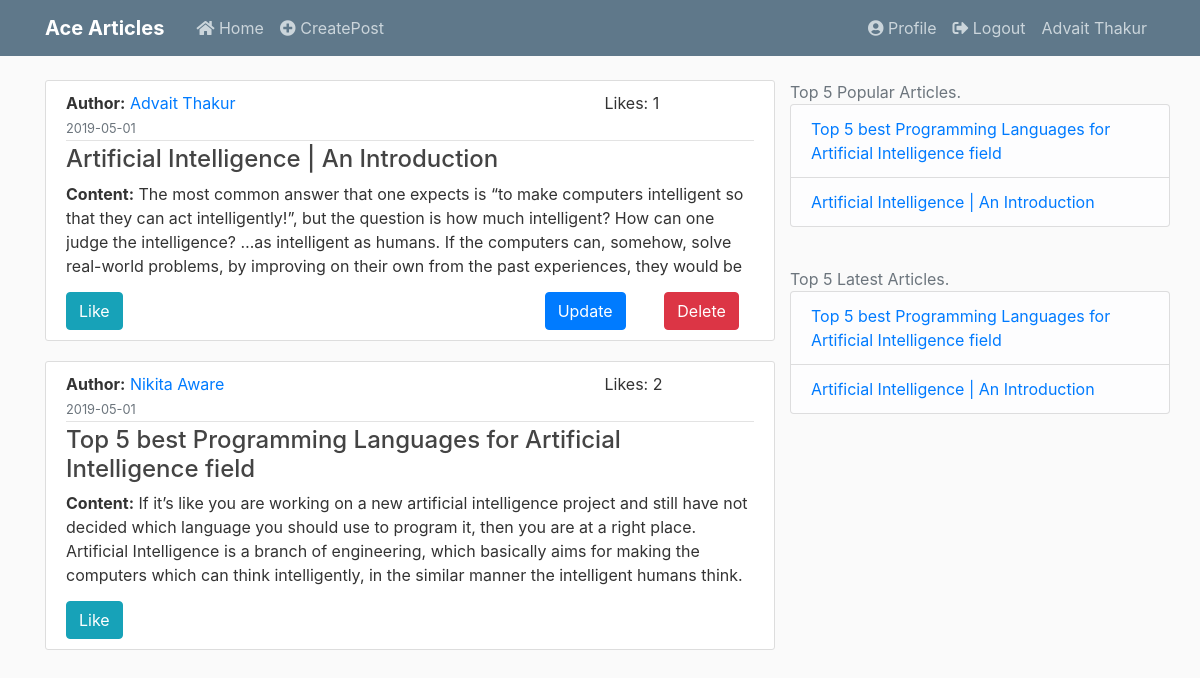
Screenshot of /home (signed in) with the database file from the repository.
### acearticle.py (models this page shows, shortened)
class User(db.Model):
	id = db.Column(db.Integer, primary_key=True)
	username = db.Column(db.String(25), nullable = False)
	email = db.Column(db.String(), unique = True, nullable = False)
	password = db.Column(db.String(60), nullable = False)
	birthdate = db.Column(db.DateTime, nullable = False)
	city = db.Column(db.String(25), nullable = False)
	country = db.Column(db.String(25), nullable = False)
	image_file = db.Column(db.String(20), nullable=False, default='default.jpg')
	articles = db.relationship('Articles', backref='author', lazy=True)

class Articles(db.Model):
	id = db.Column(db.Integer, primary_key = True)
	title = db.Column(db.String(100), nullable = False)
	date_posted = db.Column(db.DateTime, nullable = False, default = datetime.utcnow)
	content = db.Column(db.Text, nullable = False)
	popularity = db.Column(db.Integer, default = 0)
	user_id = db.Column(db.Integer, db.ForeignKey('user.id'), nullable = False)

### acearticle.py (the view)
@app.route('/')
@app.route('/home')
def home():
	form = SearchBar()
	posts = Articles.query.all()
	articles_list = Articles.query.order_by(Articles.popularity.desc()).limit(5)
	articles_list1 = Articles.query.order_by(Articles.date_posted.desc()).limit(5)
	return render_template('home.html', title = 'home', posts = posts, form = form, articles = articles_list, art = articles_list1)

### forms.py
class SearchBar(FlaskForm):
	search = StringField('Search Here', validators=[DataRequired()])
	submit = SubmitField('Search')

### acearticle.py (called while the page is built)
@login_manager.user_loader
def load_user(id):
    return User.query.get(int(id))

### templates/home.html (shortened to what this page needs)
{% extends 'layout.html' %}
{% block container %}
<div class='row'>
	{% if posts %}
	<div class='col-md-8'>
	{% for post in posts %}
		 <article class="media content-section">
          <div class="media-body">
            <div class="article-metadata">
            	<div class= 'row'>
            		<div class='col-md-5'><b>Author:</b> <a href="{{url_for('account', user_id = post.user_id)}}">{{ post.author.username }}</a></div>
            		<div class='col-md-4'></div>
            		<div class='col-md-3'>Likes: {{post.popularity}}</div>
    </div>
            <small class="text-muted">{{ post.date_posted.strftime('%Y-%m-%d') }}</small>
            </div>
            <h4><a class="article-title" href="{{url_for('read_post', post_id = post.id)}}">{{ post.title }}</a></h4>
            <div class="article-content" style="height: 100px;overflow-y: auto;overflow-x: hidden;"><b>Content:</b> {{ post.content | striptags}}</div>
            <div class = 'row'  style="padding-top: 10px">
            	<div class='col-md-2'>
           			<form action="{{url_for('like_post', post_id=post.id)}}" method="POST">
			    	<input class="btn btn-info" type="submit" value="Like">
					</form>
				</div>
				{% if current_user.id == post.user_id %}
				<div class='col-md-6'></div>
				<div class='col-md-2'>
					<form action="{{url_for('update_post', post_id=post.id)}}">
				    <input class="btn btn-primary" type="submit" value="Update">
					</form>
				</div>
				<div class='col-md-2'>
					<form action="{{url_for('delete_post', post_id=post.id)}}" method="POST">
				    <input class="btn btn-danger" type="submit" value="Delete">
					</form>
				</div>
				{% endif %}
			</div>
        	</div>
        	</article>
	{% endfor %}
			</div>
			<div class = 'col-md-4'>
				<div class='text-muted row'>Top 5 Popular Articles.
			      <ul class="list-group">
			      	{% for article in articles %}
			        	<li class="list-group-item list-group-item-light"><a href="{{url_for('read_post', post_id = article.id)}}">{{article.title}}</a></li>
			        {% endfor %}
			      </ul>
			  	</div>
			  	<div class='text-muted row' style="margin-top:40px;">Top 5 Latest Articles.
			      <ul class="list-group">
			      	{% for article in art %}
			        	<li class="list-group-item list-group-item-light"><a href="{{url_for('read_post', post_id = article.id)}}">{{article.title}}</a></li>
			        {% endfor %}
			      </ul>
			  	</div>
			</div>
			{% else %}
			<h3 class="text-center content-section text-danger">No Articles Yet! Please write some articles.<i class="fas fa-frown"></i></li></h3>
			{% endif %}
	</div>
{% endblock %}

### templates/layout.html (shortened to what this page needs)
<!DOCTYPE html>
<html>
<head>
    <link rel="stylesheet" href="https://maxcdn.bootstrapcdn.com/bootstrap/4.0.0/css/bootstrap.min.css">
    <link rel="stylesheet" href="https://use.fontawesome.com/releases/v5.7.0/css/all.css">
    <link rel="stylesheet" type="text/css" href="{{ url_for('static', filename='main.css') }}">
</head>
<body>
    <header class="site-header">
      <nav class="navbar navbar-expand-md navbar-dark bg-steel fixed-top">
        <div class="container">
          <a class="navbar-brand mr-4" href="/"><b>Ace Articles</b></a>
          <div class="collapse navbar-collapse" id="navbarToggle">
            <div class="navbar-nav mr-auto">
              <a class="nav-item nav-link" href="/"><i class="fas fa-home"></i> Home</a>
              <a class="nav-item nav-link" href="/new/post"><i class="fas fa-plus-circle"></i> CreatePost</a>
            </div>
            <div class="navbar-nav">
              {% if current_user.is_authenticated %}
                <a class="nav-item nav-link" href="{{url_for('account', user_id = current_user.id)}}"><i class="fas fa-user-circle"></i> Profile</a>
                <a class="nav-item nav-link" href="/logout"><i class="fas fa-sign-out-alt"></i> Logout</a>
                <span><a class="nav-item nav-link">{{current_user.username}}</a></span>
              {% else %}
                <a class="nav-item nav-link" href="/login"><i class="fas fa-sign-in-alt"></i> Login</a>
                <a class="nav-item nav-link" href="/register"><i class="fas fa-user-plus"></i> Register</a>
              {% endif %}
            </div>
          </div>
        </div>
      </nav>
    </header>
    <main role="main" class="container">
        <div>
          {% block container %}{% endblock %}
        </div>
    </main>
</body>
</html>

### static/main.css (style rules this page uses)
body { background: #fafafa; color: #333333; margin-top: 5rem; }
h1, h2, h3, h4, h5, h6 { color: #444444; }
.bg-steel { background-color: #5f788a; }
.site-header .navbar-nav .nav-link { color: #cbd5db; }
.content-section { background: #ffffff; padding: 10px 20px; border: 1px solid #dddddd; border-radius: 3px; margin-bottom: 20px; }
.article-title { color: #444444; }
.article-content { white-space: pre-line; }
.article-metadata { padding-bottom: 1px; margin-bottom: 4px; border-bottom: 1px solid #e3e3e3 }

### rows the page displays
User: username "Advait Thakur"
Articles: author.username "Advait Thakur", popularity "1", date_posted "2019-05-01", title "Artificial Intelligence | An Introduction", content "The most common answer that one expects is “to make computers intelligent so that they can act intelligently!”, but the question is how much intelligent? How can one judge the intelligence? …as intelligent as humans. If the computers can, somehow, solve real-world problems, by improving on their own from the past experiences, they would be…"
Articles: author.username "Nikita Aware", popularity "2", date_posted "2019-05-01", title "Top 5 best Programming Languages for Artificial Intelligence field", content "If it’s like you are working on a new artificial intelligence project and still have not decided which language you should use to program it, then you are at a right place. Artificial Intelligence is a branch of engineering, which basically aims for making the computers which can think intelligently, in the similar manner the intelligent humans think.…"
